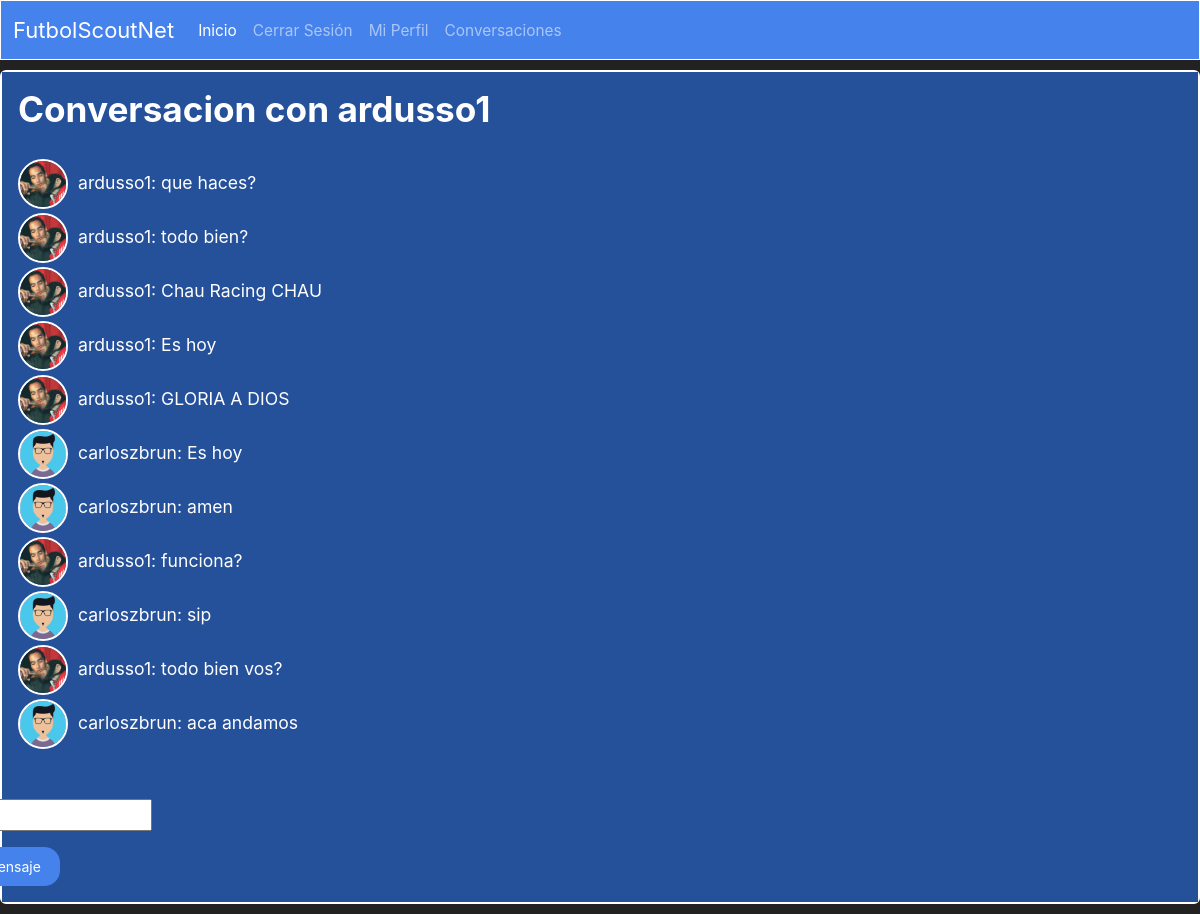
The page /mensajes/ardusso1/ (signed in) on the database its author committed.
### sitio/models.py (models this page shows, shortened)
class Conversacion(models.Model):
    emisor = models.ForeignKey(User, on_delete=models.CASCADE, related_name='conversaciones_uno', null=True, blank=True)
    destinatario = models.ForeignKey(User, on_delete=models.CASCADE, related_name='conversaciones_dos', null=True, blank=True)

class Mensaje(models.Model):
    user = models.ForeignKey(User, on_delete=models.CASCADE, related_name='mensajes', null=True, blank=True)
    conversacion = models.ForeignKey(Conversacion, on_delete=models.CASCADE, null=True, blank=True)
    texto = models.CharField(max_length=500)
    fecha = models.DateTimeField(default=timezone.now)

class Profile(models.Model):
    user = models.OneToOneField(User, on_delete=models.CASCADE, null=True, blank=True)
    image = models.ImageField(upload_to="Profiles_Images", default='user.png')
    posicion = models.ForeignKey(Posicion, on_delete=models.CASCADE, null=True, blank=True)
    nivel = models.ForeignKey(Nivel, on_delete=models.CASCADE, null=True, blank=True)
    edad = models.IntegerField(null=True, blank=True)

### sitio/views.py (the view)
# urls.py: path('mensajes/<str:username>/', views.mensajes, name='mensajes'),
@login_required
def mensajes(request, username):
    conversacion = Conversacion.objects.filter(
        Q(emisor=request.user, destinatario__username=username) |
        Q(destinatario=request.user, emisor__username=username)
    ).first()
    if conversacion is None:
        conversacion = Conversacion.objects.create(
            emisor=request.user,
            destinatario=get_object_or_404(User, username=username)
        )
    mensajes = Mensaje.objects.filter(conversacion=conversacion)
    if request.method == 'POST':
        form = MensajeForm(request.POST)
        if form.is_valid():
            nuevo_mensaje = form.save(commit=False)
            nuevo_mensaje.user = request.user
            nuevo_mensaje.conversacion = conversacion
            nuevo_mensaje.save()
            return redirect('mensajes', username=username)
    else:
        form = MensajeForm()
    return render(request, 'mensajes.html', {'conversacion': conversacion, 'mensajes': mensajes, 'form': form})

### sitio/forms.py
class MensajeForm(forms.ModelForm):
    class Meta:
        model = Mensaje
        fields = ['texto']
        labels = {
            'texto': 'Mensaje',
        }

### sitio/templates/mensajes.html (shortened to what this page needs)
{% extends 'layout.html' %}
{% block contenido %}
  {% if conversacion %}
    <div class="card text-white bg-primary mb-3" style="max-width: 100rem; border: 2px solid white;">
        <div class="card-body" style="display: flex; flex-direction: column; gap: 20px; background-color: #25509a;">
            {% if conversacion.emisor == request.user %}
                <h2>Conversación con {{ conversacion.destinatario }}</h2>
            {% else %}
                <h2> Conversacion con {{ conversacion.emisor }} </h2>
            {% endif %}
            <ul style="list-style: none; padding: 0; margin: 0;">
                {% for mensaje in mensajes %}
                    <li style="display: flex; align-items: center;">
                        <img class="rounded-circle" style="width: 50px; height: 50px; object-fit: cover; border: 2px solid white; margin-right: 10px;" src="{{mensaje.user.profile.image.url}}">
                        <span>{{ mensaje.user.username }}: {{ mensaje.texto }}</span>
                    </li>
                {% endfor %}
            </ul>
            {% if conversacion.emisor == request.user %}
                <form method="post" action="{% url 'mensajes' username=conversacion.destinatario.username %}" style="align-self: flex-end; margin-right: 1030px;">
                    {% csrf_token %}
                    {{ form.as_p }}
                    <button type="submit" class="btn btn-primary">Enviar mensaje</button>
                </form>
            {% else %}
                <form method="post" action="{% url 'mensajes' username=conversacion.emisor.username %}" style="align-self: flex-end; margin-right: 1030px;">
                    {{ form.as_p }}
                    <button type="submit" class="btn btn-primary">Enviar mensaje</button>
                </form>
            {% endif %}
        </div>
    </div>
  {% else %}
    <p>No hay conversación disponible.</p>
  {% endif %}
{% endblock %}

### templates/base.html (style rules this page uses)
body { background-color: #222; color: white; }

### rows shown on the page
Conversacion: emisor "ardusso1"
Mensaje: user.profile.image (picture), user.username "ardusso1", texto "que haces?"
Mensaje: user.profile.image (picture), user.username "ardusso1", texto "todo bien?"
Mensaje: user.profile.image (picture), user.username "ardusso1", texto "Chau Racing CHAU"
Mensaje: user.profile.image (picture), user.username "ardusso1", texto "Es hoy"
Mensaje: user.profile.image (picture), user.username "ardusso1", texto "GLORIA A DIOS"
Mensaje: user.profile.image (placeholder picture), user.username "carloszbrun", texto "Es hoy"
Mensaje: user.profile.image (placeholder picture), user.username "carloszbrun", texto "amen"
Mensaje: user.profile.image (picture), user.username "ardusso1", texto "funciona?"
Mensaje: user.profile.image (placeholder picture), user.username "carloszbrun", texto "sip"
Mensaje: user.profile.image (picture), user.username "ardusso1", texto "todo bien vos?"
Mensaje: user.profile.image (placeholder picture), user.username "carloszbrun", texto "aca andamos"
